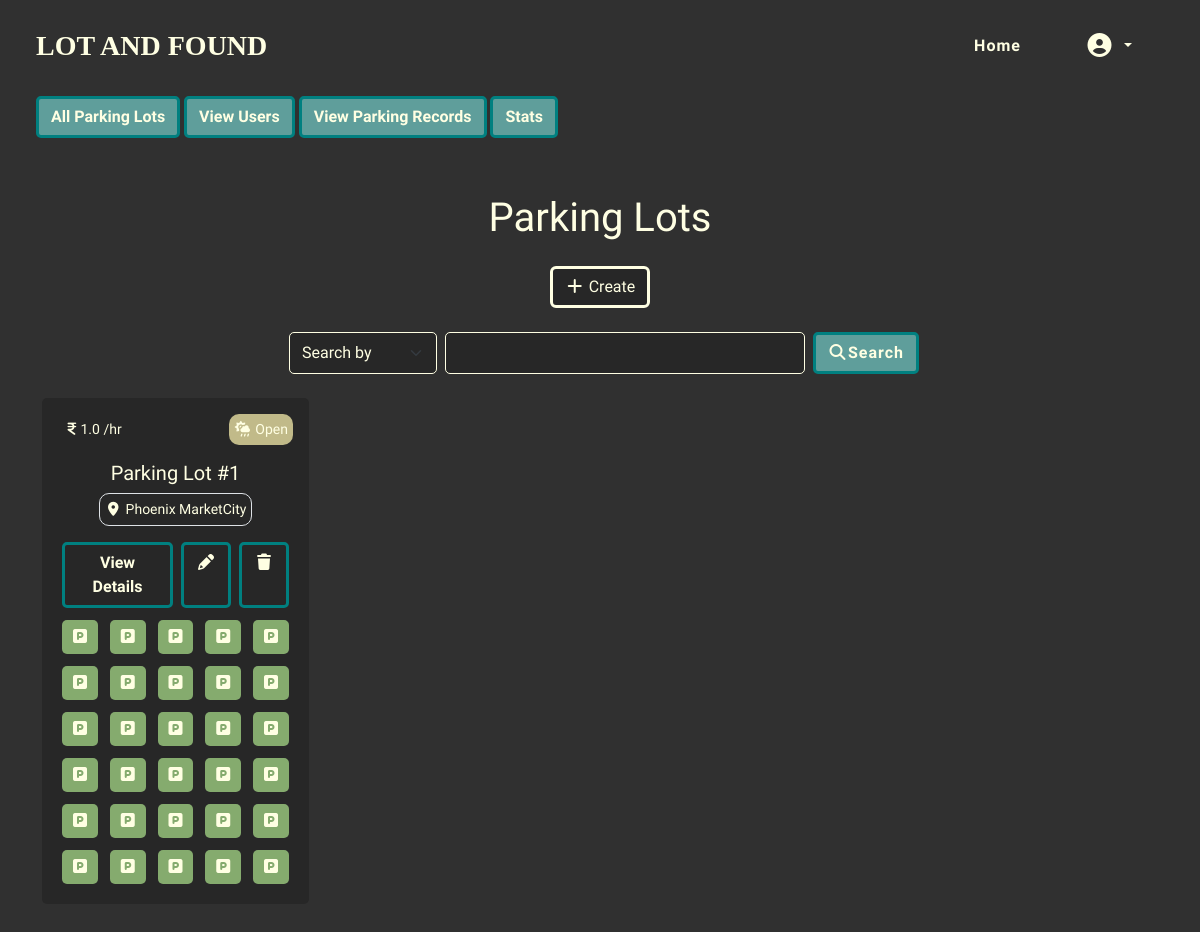
The page /admin (signed in) on the database its author committed.
### models.py (models this page shows)
class Lot(db.Model):
    __tablename__ = 'lot'
    lot_id = db.Column(db.Integer, primary_key=True)
    prime_loc = db.Column(db.String(30), nullable=False)
    address = db.Column(db.String(150), nullable=False)
    pincode = db.Column(db.CHAR(6), nullable=False)
    price_per_hr = db.Column(db.Double(),nullable = False)
    max_spots = db.Column(db.Integer,nullable=False)
    is_shaded = db.Column(db.Boolean, default=False)
    spots = db.relationship('Spot', backref = 'lot', cascade ="all, delete-orphan", lazy=True)

class Spot(db.Model):
    __tablename__ = 'spot'
    spot_id = db.Column(db.Integer, primary_key=True)
    lot_id = db.Column(db.Integer, db.ForeignKey('lot.lot_id', ondelete='CASCADE'), nullable=False)
    status = db.Column(db.CHAR(1), nullable=False, default='a')

### routes.py (the view, shortened to what this page needs)
@app.route('/admin')
@admin_required
def admin():
    parameter = request.args.get('parameter')
    query = request.args.get('query')
    if parameter == 'location':
        lots = Lot.query.filter(Lot.prime_loc.ilike(f'%{query}%')).all()
        return render_template("admin/admin_dashboard.html", lots = lots)
    if parameter == 'price' and query.isdecimal():
        lots = Lot.query.filter(Lot.price_per_hr <= int(query)).all()
        return render_template("admin/admin_dashboard.html", lots = lots)
    lots = Lot.query.all()
    return render_template("admin/admin_dashboard.html", lots = lots)

### routes.py (called while the page is built)
def admin_required(func):
    @wraps(func)
    def inner(*args, **kwargs):
        if 'user_id' not in session:
            flash("Please login first","warning")
            return redirect(url_for('login'))
        user = User.query.get(session['user_id'])
        if not user:
            return redirect(url_for('logout'))
        if user.is_admin == False:
            flash("You are not allowed to access this page","warning")
            return redirect(url_for('home'))
        return func(*args, **kwargs)
    return inner

### templates/admin/admin_dashboard.html (shortened to what this page needs)
{% extends "base.html" %}
{% block content %}
{% include "admin/admin_nav.html" %}
<div class="container my-5">
<h1 class="display-6 my-display my-4">Parking Lots</h1>
    <div class="d-flex justify-content-center"><a class="btn my-btn-alt" href="{{ url_for('add_lot') }}"><i class="fas fa-plus"></i> Create</a></div>
    {%include 'search_bar.html' with context %}
<div class="row g-3">
    {% if lots|length == 0 %}
    <h3 class="my-display my-4 text-center">No Lots Found</h3>
    {% else %}
    {% for lot in lots %}
    <div class="col-12 col-sm-6 col-lg-4 col-xl-3">
        <div class="lot-card h-100 p-3">
            <div class="lot-details">
            {% if lot.price_per_hr == 0 %}
             <small class="d-block mb-3 price"><i class="fa-solid fa-indian-rupee-sign" style="color: #ffffe3;"></i> FREE </small>
            {% else %}
             <small class="d-block mb-3 price"><i class="fa-solid fa-indian-rupee-sign" style="color: #ffffe3;"></i>{{lot.price_per_hr}} /hr </small>
            {% endif %}
            {% if lot.is_shaded == true %}
             <small class="d-block mb-3 shaded"><i class="fa-solid fa-umbrella" style="color: #ffffe3;"></i> Shaded </small>
            {% else %}
             <small class="d-block mb-3 open"><i class="fa-solid fa-cloud-sun-rain" style="color: #ffffe3;"></i> Open </small>
            {% endif %}
            </div>
             <h5 class="text-center">Parking Lot #{{lot.lot_id}}</h5>
             <small class="d-block mb-3 loc border"><i class="fa-solid fa-location-dot" style="color: #ffffe3;"></i> {{lot.prime_loc}}</small>
            <div class="text-center mb-2 lot-btn">
                <a class="btn my-btn mx-1" href="{{ url_for('view_lot', lot_id = lot.lot_id) }}">View Details</a>
                <a class="btn my-btn mx-1" href="{{ url_for('edit_lot', lot_id = lot.lot_id) }}"><i class="fas fa-pencil-alt"></i></a>
                <a class="btn my-btn mx-1" href="{{ url_for('delete_lot', lot_id = lot.lot_id)}}"><i class="fas fa-trash"></i></a>
            </div>
            <div class="row row-cols-5 gx-1 gy-1">
                {% for spot in lot.spots %}
                <div class="col text-center">
                    {% if spot.status == 'a' %}
                        <a class="spot a d-block m-1" href="{{ url_for('spot_details', spot_id = spot.spot_id, lot_id = spot.lot_id)}}"><i class="fa-solid fa-square-parking" style="color: #ffffe3;"></i></a>
                    {% else %}
                        <a class="spot o d-block m-1" href="{{ url_for('spot_details', spot_id = spot.spot_id, lot_id = spot.lot_id)}}"><i class="fa-solid fa-square-parking" style="color: #ffffe3;"></i></a>
                    {% endif %}
                    </div>
                {% endfor %}
            </div>
        </div>
    </div>
    {% endfor %}
    {% endif %}
</div>
</div>
{% endblock %}

### static/style.css (style rules this page uses)
* { margin:0px; padding:0px; }
body { font-family: 'Reddit Sans Condensed'; background: #303030; min-height:100vh; color:#ffffe3; }
.my-display { font-family:'Jua'; justify-self: center; }
.my-btn, .my-btn-alt:hover { color: #ffffe3; font-weight: bold; background-color: #5F9E9B; border-radius: 5px; border-color: #008080; border-width: 3px; }
.my-btn-alt,.my-btn:hover { background-color: #272727; color: #ffffe3; border-color: #ffffe3; border-width: 3px; }
.spot { text-decoration: none; color:#ffffe3; border-radius: 5px; padding: 5px 0px; }
.lot-btn { margin:auto; justify-content: center; display:flex; justify-self: center; }
.lot-details { display:flex; justify-content: space-between; gap:1rem; }
.lot-card .my-btn { background-color: #272727; border-color: #008080; }
.a { background-color: #b6ef93a9; }
.lot-card { background-color: #272727; border-radius: 5px; justify-content: center !important; }
a, a:visited { color: #ffffe3; text-decoration: none; }
.open { background-color: #f4ebaabf; padding:5px; border-radius: 10px; width: fit-content; justify-self: end; }
.loc { padding:5px; border-radius: 10px; width: fit-content; justify-self: center; }
.price { padding:5px; border-radius: 10px; width: fit-content; justify-self: center; }

### rows shown on the page
Lot: price_per_hr "1.0", is_shaded False (drawn), lot_id "1", prime_loc "Phoenix MarketCity"
